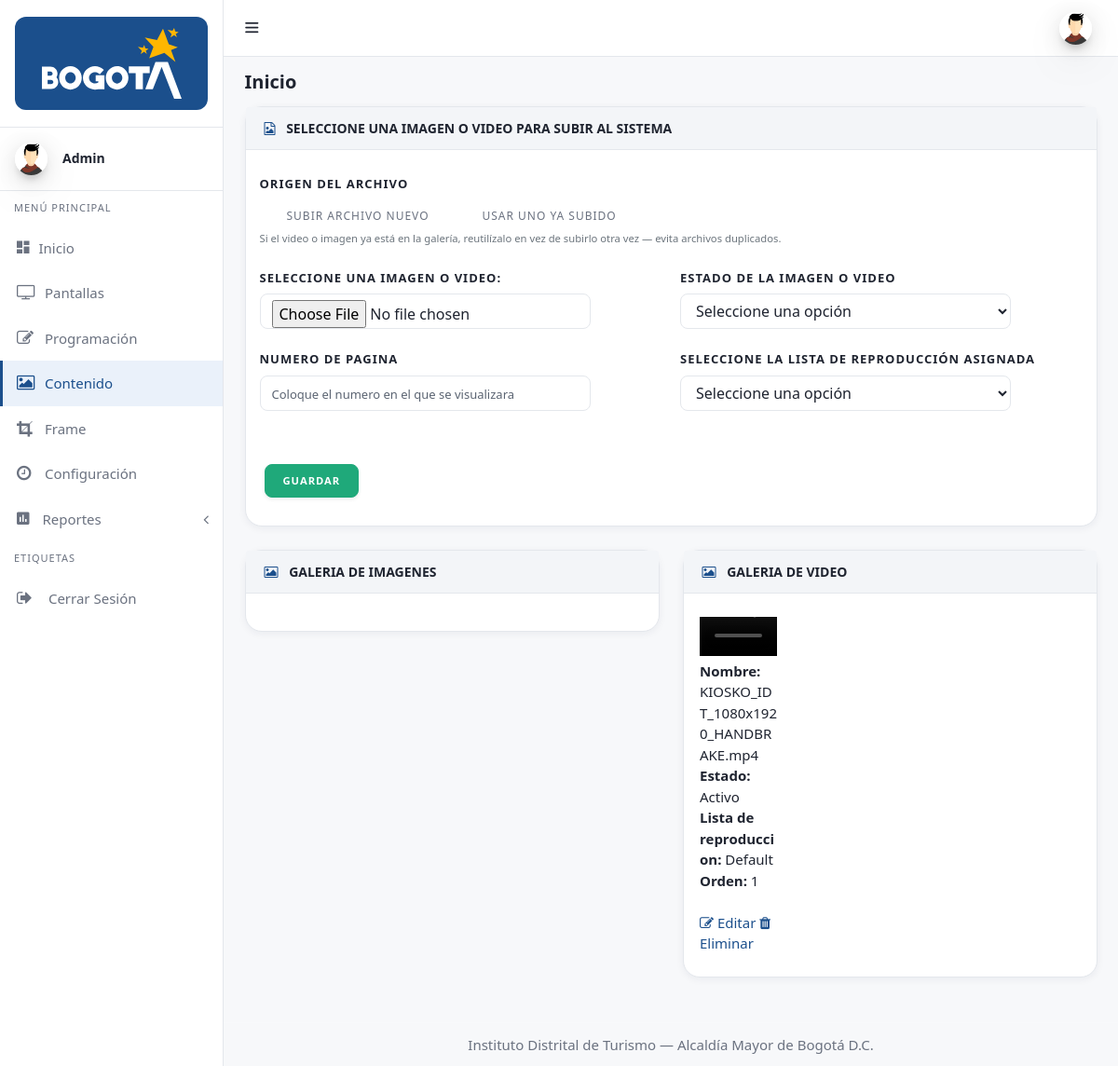
Screenshot of /admin/contenido.php (signed in) with the database file from the repository.
### tables this page shows
CREATE TABLE `usuarios` (
  `ID` int(11) NOT NULL,
  `Nombre` varchar(80) NOT NULL,
  `Correo` varchar(80) NOT NULL,
  `Foto_Usuario` varchar(80) NOT NULL,
  `Funcion` int(11) NOT NULL,
  `Password` varchar(50) NOT NULL
);

CREATE TABLE `contenido` (
  `ID` int(11) NOT NULL,
  `URL` varchar(50) NOT NULL,
  `Tipo` varchar(10) NOT NULL,
  `Estado` tinyint(1) NOT NULL,
  `Orden` varchar(20) NOT NULL,
  `Lista-Reproduccion` int(11) NOT NULL,
  `Fecha_Modificación` datetime NOT NULL,
  `Usuario` varchar(50) NOT NULL
);

### admin/contenido.php (the view, shortened to what this page needs)
<?php
include 'assets/php/Conexion_DB.php';
$id     = $_SESSION['id_Correo'];
$sql    = "SELECT usuarios.ID, usuarios.Nombre, usuarios.Correo, usuarios.Foto_Usuario,
                  funciones_usuario.Funcion
           FROM usuarios
           INNER JOIN funciones_usuario ON usuarios.Funcion = funciones_usuario.ID
           WHERE usuarios.ID = '$id'";
$resultado    = mysqli_query($conexion, $sql);
$datos        = mysqli_fetch_array($resultado);
$name_user    = $datos['Nombre'];
$mail_user    = $datos['Correo'];
$foto_user    = $datos['Foto_Usuario'];
$funcion_user = $datos['Funcion'];
?>
<!DOCTYPE html>
<html lang="es">
<head>
  <link href="assets/plugins/fancybox/css/jquery.fancybox.min.css" rel="stylesheet" type="text/css"/>
  <link href="assets/plugins/simplebar/css/simplebar.css" rel="stylesheet"/>
  <link href="assets/css/bootstrap.min.css" rel="stylesheet"/>
  <link href="assets/css/animate.css" rel="stylesheet" type="text/css"/>
  <link href="assets/css/icons.css" rel="stylesheet" type="text/css"/>
  <link href="assets/css/sidebar-menu.css" rel="stylesheet"/>
  <link href="assets/css/app-style.css" rel="stylesheet"/>
  <link href="assets/plugins/dropzone/css/dropzone.css" rel="stylesheet" type="text/css">
  <link href="assets/css/app-style.css" rel="stylesheet"/>
</head>
<body class="bg-theme bg-theme2">
 <div id="wrapper">
	 <?php include 'assets/php/menu_lateral.php' ?>
	 <?php include 'assets/php/menu_superior.php' ?>
  <div class="content-wrapper">
    <div class="container-fluid">
     <div class="row pt-2 pb-2">
        <div class="col-sm-9">
			<h4 class="page-title">Inicio</h4>
	   </div>
     </div>
<div class="row">
        <div class="col-lg-12">
          <div class="card">
			  <div class="card-header text-uppercase"><i class="fa fa-file-image-o"></i> Seleccione una imagen o video para subir al sistema</div>
            <div class="card-body">
		<form action="<?php echo $_SERVER['PHP_SELF']; ?>" method="POST" enctype="multipart/form-data">
			<div class="row">
				<div class="col-12">
					<div class="form-group row">
						<label class="col-lg-12 col-form-label form-control-label">Origen del archivo</label>
						<div class="col-lg-10">
							<div class="icheck-material-white d-inline-block mr-4">
								<label for="origen_nuevo">Subir archivo nuevo</label>
							</div>
							<div class="icheck-material-white d-inline-block">
								<label for="origen_existente">Usar uno ya subido</label>
							</div>
							<br><small class="text-muted">Si el video o imagen ya está en la galería, reutilízalo en vez de subirlo otra vez — evita archivos duplicados.</small>
						</div>
					</div>
				</div>
				<div class="col-12 col-lg-6 col-xl-6" id="bloque_origen_nuevo">
					<div class="form-group row">
						<label for="input-2" class="col-lg-12 col-form-label form-control-label" >Seleccione una imagen o video:</label>
						<div class="col-sm-10">
							<input type="file" class="form-control" name="foto" id="foto" accept=".png, .jpg, .jpeg, .mp4" onchange="validarFile(this);">
						</div>
					</div>
				</div>
				<div class="col-12 col-lg-6 col-xl-6">
					<div class="form-group row">
						<label class="col-lg-12 col-form-label form-control-label">Estado de la imagen o video</label>
						<div class="col-lg-10">
							<select class="form-control" id="default-select" name="Estado">
								<option value="" selected disabled hidden>Seleccione una opción</option>
							</select>
						</div>
					</div>
				</div>
				<div class="col-12 col-lg-6 col-xl-6">
					<div class="form-group row">
						<label class="col-lg-12 col-form-label form-control-label">Numero de pagina</label>
						<div class="col-lg-10">
							<input class="form-control" type="number" name="orden" value="" placeholder="Coloque el numero en el que se visualizara" required>
						</div>
					</div>
				</div>
				<div class="col-12 col-lg-6 col-xl-6">
					<div class="form-group row">
						<label class="col-lg-12 col-form-label form-control-label">Seleccione la lista de reproducción asignada</label>
						<div class="col-lg-10">
							<select class="form-control" id="large-select" name="Lista" required>
								<option value="" selected disabled hidden>Seleccione una opción</option>
							</select>
						</div>
					</div>
				</div>
			</div>
			<div class="form-footer">
				<input type="submit" class="btn btn-success" name="enviar" value="Guardar" onclick="return validarOrigenArchivo();">
			</div>
        </form>
            </div>
          </div>
        </div>
      </div>
	<div class="row">
			<div class="col-6">
			  <div class="card">
				<div class="card-header text-uppercase"><i class="fa fa-image"></i> Galeria de Imagenes</div>
				<div class="card-body">
				</div>
			  </div>
			</div>
			<div class="col-6">
			  <div class="card">
				<div class="card-header text-uppercase"><i class="fa fa-image"></i> Galeria de Video</div>
				<div class="card-body">
				  <div class="row">
					  <?php
        				$consulta_video = mysqli_query($conexion,"SELECT `contenido`.`ID`, `contenido`.`URL`, `contenido`.`Tipo`, `contenido`.`Estado`, `contenido`.`Orden`, `lista-reproduccion`.`Nombre` FROM `contenido` INNER JOIN `lista-reproduccion` ON `contenido`.`Lista-Reproduccion` = `lista-reproduccion`.`ID` WHERE `contenido`.`Tipo` ='video' ORDER BY `contenido`.`ID` ASC");
        				while($res = mysqli_fetch_array($consulta_video)){
							$ID_img = $res["ID"];
							$url_img = $res["URL"];
							$Estado = $res["Estado"];
								if($Estado == '1'){
									$Estado = 'Activo';
								}
							$Orden = $res["Orden"];
							$nombre_slide = $res["Nombre"];
							echo '<div class="col-md-6 col-lg-3 col-xl-3" style="margin: 1% 0%;">';
							echo '<video width="100%" controls><source src="assets/galeria/'.$url_img.'" type="video/mp4"></video>';
							echo '<strong>Nombre: </strong>'.$url_img."<br>";
							echo '<strong>Estado: </strong>'.$Estado."<br>";
							echo '<strong>Lista de reproduccion: </strong>'.$nombre_slide."<br>";
							echo '<strong>Orden: </strong>'.$Orden."<br><br>";
							echo '<a href="editar_contenido.php?id='.$ID_img;
							echo '" title="Editar" >';
							echo '<i class="fa fa-edit"></i> Editar ';
							echo '</a>';
							echo '<a href="assets/php/eliminar_img.php?id='.$ID_img.'&user='.$name_user;
							echo '" title="Eliminar" onclick="javascript:return asegurar();" >';
							echo '<i class="fa fa-trash"></i> Eliminar ';
							echo '</a>';
							echo '</div>';
        				}
        			?>
				  </div>
				</div>
			  </div>
			</div>
		  </div>
    </div>
   </div>
	<footer class="footer">
      <div class="container">
        <div class="text-center">
          Instituto Distrital de Turismo — Alcaldía Mayor de Bogotá D.C.
        </div>
      </div>
    </footer>
  </div>
</body>
</html>

### admin/assets/php/menu_lateral.php (shortened to what this page needs)
<?php
function idt_avatar($foto, $correo, $class = '', $variant = 'circle') {
	$foto = trim((string) $foto);
	if ($foto !== '' && file_exists(__DIR__ . '/../../' . $foto)) {
		return '<img class="' . htmlspecialchars($class) . '" src="' . htmlspecialchars($foto) . '" alt="Foto de perfil">';
	}
	$inicial = strtoupper(substr(trim((string) $correo), 0, 1));
	$variantClass = $variant === 'block' ? 'avatar-initial-block' : 'avatar-initial';
	return '<span class="' . $variantClass . ' ' . htmlspecialchars($class) . '">' . htmlspecialchars($inicial) . '</span>';
}
?>
<div id="sidebar-wrapper" data-simplebar="" data-simplebar-auto-hide="true">
	<div class="brand-logo">
      <a href="index.php" class="brand-logo-link">
       <span class="brand-plate">
         <img src="assets/images/logo-bogota.svg" class="brand-logo-svg" alt="Bogotá">
       </span>
     </a>
   </div>
   <div class="user-details">
	  <div class="media align-items-center user-pointer collapsed" data-toggle="collapse" data-target="#user-dropdown">
	    <div class="avatar">
			<?php echo idt_avatar($foto_user, $mail_user, 'mr-3 side-user-img'); ?>
		  </div>
	     <div class="media-body">
	     <h6 class="side-user-name"><?php echo $name_user; ?></h6>
	    </div>
       </div>
     </div>
      <ul class="sidebar-menu do-nicescrol">
      <li class="sidebar-header">MENÚ PRINCIPAL</li>
      <li>
        <a href="inicio.php" class="waves-effect">
          <i class="zmdi zmdi-view-dashboard"></i><span>Inicio</span>
        </a>
      </li>
	  <li>
        <a href="modulos.php" class="waves-effect">
          <i class="fa fa-tv"></i><span>Pantallas</span>
        </a>
      </li>
	  <li>
        <a href="programacion.php" class="waves-effect">
		  <i class="fa fa-pencil-square-o "></i><span>Programación</span>
        </a>
      </li>
	  <li>
        <a href="contenido.php" class="waves-effect">
          <i class="fa fa-picture-o"></i><span>Contenido</span>
        </a>
      </li>
	  <li>
        <a href="frame.php" class="waves-effect">
          <i class="fa fa-crop"></i><span>Frame</span>
        </a>
      </li>
	  <li>
        <a href="configuracion.php" class="waves-effect">
          <i class="fa fa-clock-o"></i><span>Configuración</span>
        </a>
      </li>
	<?php
		if($funcion_user == 'Administrador'){
			echo '
	<li>
        <a href="javaScript:void();" class="waves-effect">
          <i class="zmdi zmdi-chart"></i> <span>Reportes</span>
          <i class="fa fa-angle-left pull-right"></i>
        </a>
        <ul class="sidebar-submenu">
          <li>
			  <a href="reporte_tabla.php"><i class="zmdi zmdi-long-arrow-right"></i> Reporte General</a>
		  </li>
		  <li>
			  <a href="reporte_visitantes.php"><i class="zmdi zmdi-long-arrow-right"></i> Reporte de Visitantes</a>
		  </li>
		  <li>
			  <a href="reporte_pantallas.php"><i class="zmdi zmdi-long-arrow-right"></i> Reporte de Pantallas</a>
		  </li>
          <li>
            <a href="javaScript:void();"><i class="zmdi zmdi-long-arrow-right"></i> Estadisticas de Uso <i class="fa fa-angle-left pull-right"></i></a>
            <ul class="sidebar-submenu">
			  <li><a href="reporte_charts_genero.php"><i class="zmdi zmdi-long-arrow-right"></i> Por Genero</a></li>
			  <li><a href="reporte_charts_tiempo.php"><i class="zmdi zmdi-long-arrow-right"></i> Por Tiempo</a></li>
			  <li><a href="reporte_charts_edad.php"><i class="zmdi zmdi-long-arrow-right"></i> Por Edad</a></li>
            </ul>
          </li>
        </ul>
      </li>
			';
		}
	?>
      <li class="sidebar-header">ETIQUETAS</li>
      <li>
		  <a href="assets/php/logout.php" class="waves-effect"><i class="fa fa-sign-out"></i>
		  <span>Cerrar Sesión</span></a>
	   </li>
    </ul>
   </div>

### admin/assets/css/sidebar-menu.css (style rules this page uses)
.sidebar-menu { list-style: none; margin: 0; padding: 0; background-color: transparent; }
.sidebar-menu>li { position: relative; margin: 0; padding: 0; }
.sidebar-menu>li>a { padding: 13px 5px 13px 15px; display: block; border-left: 3px solid transparent; color: rgba(255, 255, 255, 0.65); font-size: 15px; }
.sidebar-menu>li>a>.fa { width: 20px; }
.sidebar-menu>li:hover>a, .sidebar-menu>li.active>a { color: #ffffff; background: rgba(255, 255, 255, 0.15); border-left-color: #ffffff; }
.sidebar-menu li.sidebar-header { padding: 10px 25px 10px 15px; font-size: 12px; color: rgba(255, 255, 255, 0.5); }
.sidebar-menu li>a>.fa-angle-left { width: auto; height: auto; padding: 0; margin-right: 10px; margin-top: 3px; }
.sidebar-menu a { color: #b8c7ce; text-decoration: none; }

### rows the page displays
usuarios: Foto_Usuario (picture), Nombre "Admin"
contenido: URL "KIOSKO_IDT_1080x1920_HANDBRAKE.mp4", Estado "Activo", value "Default", Orden "1"
